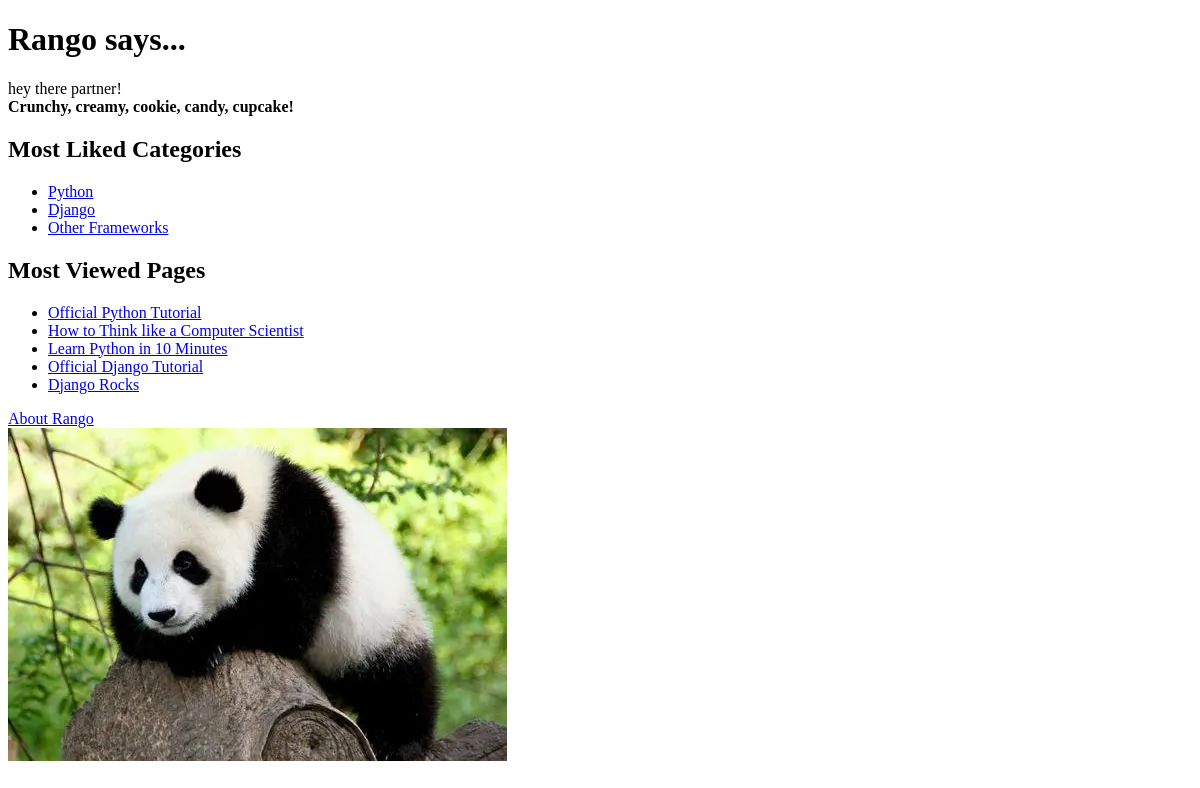
Before: / with the older database file.
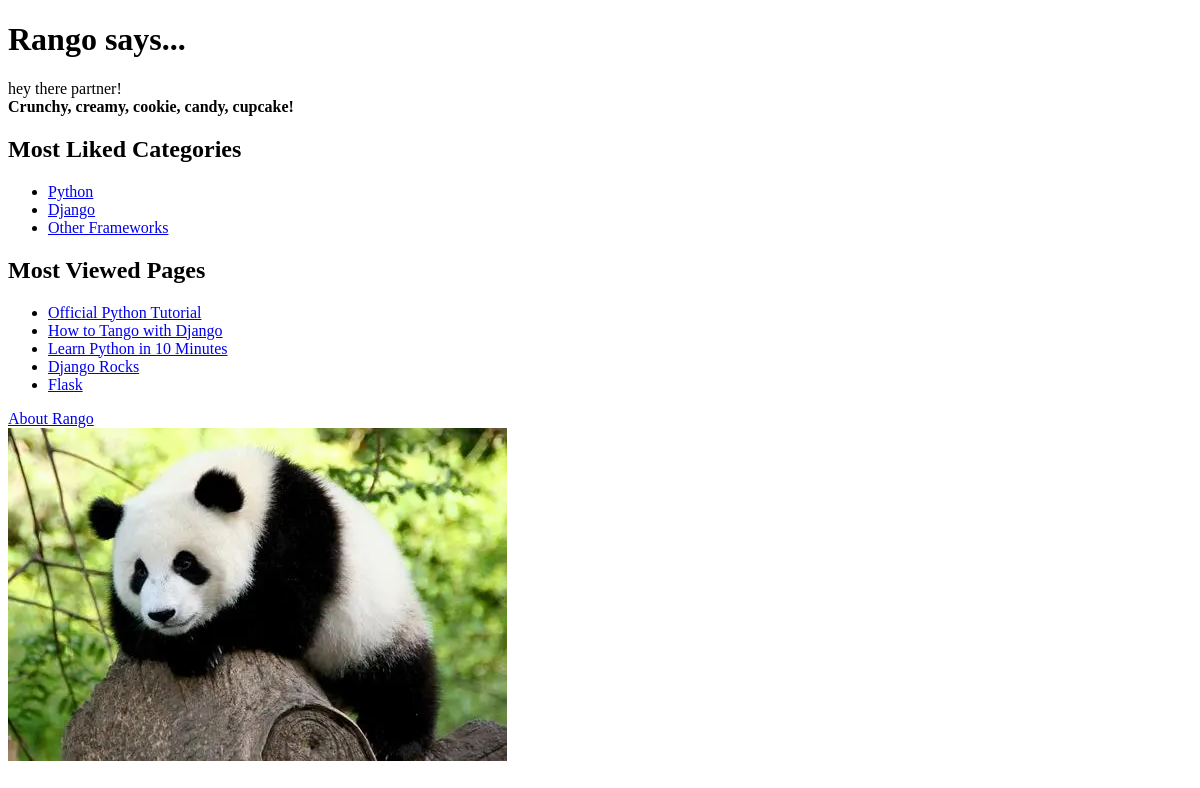
After: the same page with the newer database file.
### rango/models.py (models this page shows, shortened)
class Category(models.Model):
    name = models.CharField(max_length=128, unique=True)
    views = models.IntegerField(default=0)
    likes = models.IntegerField(default=0)
    slug = models.SlugField(unique=True)
    class Meta:
        verbose_name_plural = 'Categories'

class Page(models.Model):
    category = models.ForeignKey(Category, on_delete=models.CASCADE)
    title = models.CharField(max_length=128)
    url = models.URLField()
    views = models.IntegerField(default=0)

### rango/views.py (the view)
# urls.py: path('', views.index, name='index'),
def index(request):
    category_list = Category.objects.order_by('-likes')[:5]
    page_list = Page.objects.order_by('-views')[:5]
    context_dict = {}
    context_dict['boldmessage'] = 'Crunchy, creamy, cookie, candy, cupcake!'
    context_dict['categories'] = category_list
    context_dict['pages'] = page_list
    context_dict['extra'] = 'From the model solution on GitHub'
    return render(request, 'rango/index.html', context=context_dict)

### templates/rango/index.html (shortened to what this page needs)
<!DOCTYPE html>
{% load staticfiles %}
<html>
    <head>
    </head>
    <body>
        <h1>Rango says...</h1>
        <div>
            hey there partner! <br />
            <strong>{{ boldmessage }}</strong><br/>
        </div>
        <div>
            <h2>Most Liked Categories</h2>
            {% if categories %}
            <ul>
            {% for category in categories %}
                <li>
                    <a href="/rango/category/{{ category.slug }}/">{{ category.name }}</a>
                </li>
            {% endfor %}
            </ul>
        {% else %}
            <strong>There are no categories present.</strong>
        {% endif %}
        </div>
        <div>
            <h2>Most Viewed Pages</h2>
        {% if pages %}
            <ul>
            {% for page in pages %}
                <li><a href="{{ page.url }}">{{ page.title }}</a></li>
            {% endfor %}
            </ul>
        {% else %}
            <strong>There are no pages present.</strong>
        {% endif %}
        </div>
        <div>
            <a href="/rango/about/">About Rango</a><br />
            <img src="{% static 'images/rango.jpg' %}"
                 alt="Picture of Rango" />
        </div>
    </body>
</html>

Changed rows visible on the page:
removed Page: title "How to Think like a Computer Scientist"
removed Page: title "Official Django Tutorial"
added Page: title "How to Tango with Django"
added Page: title "Flask"
